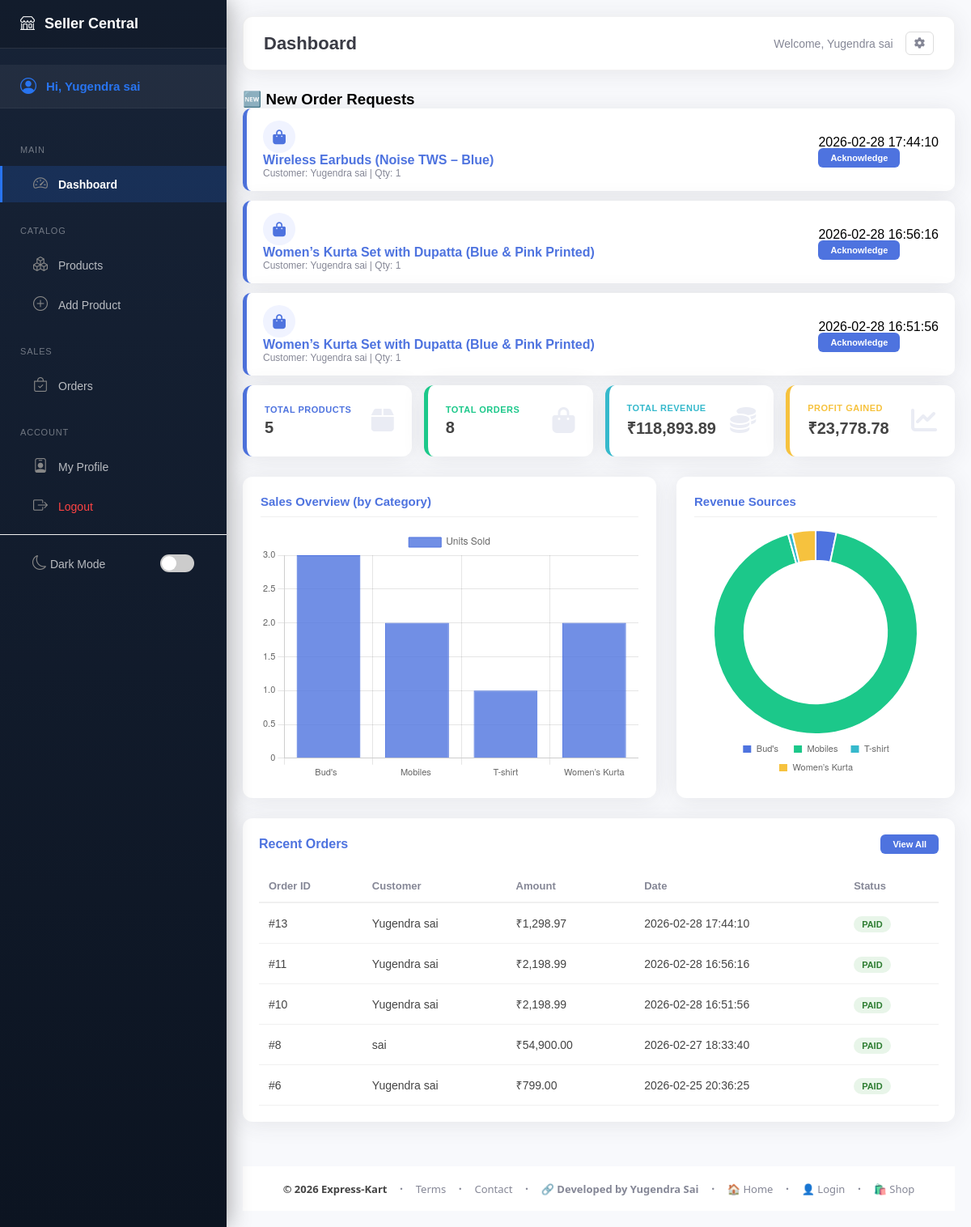
The page /merchant/dashboard (signed in) on the database as committed earlier.
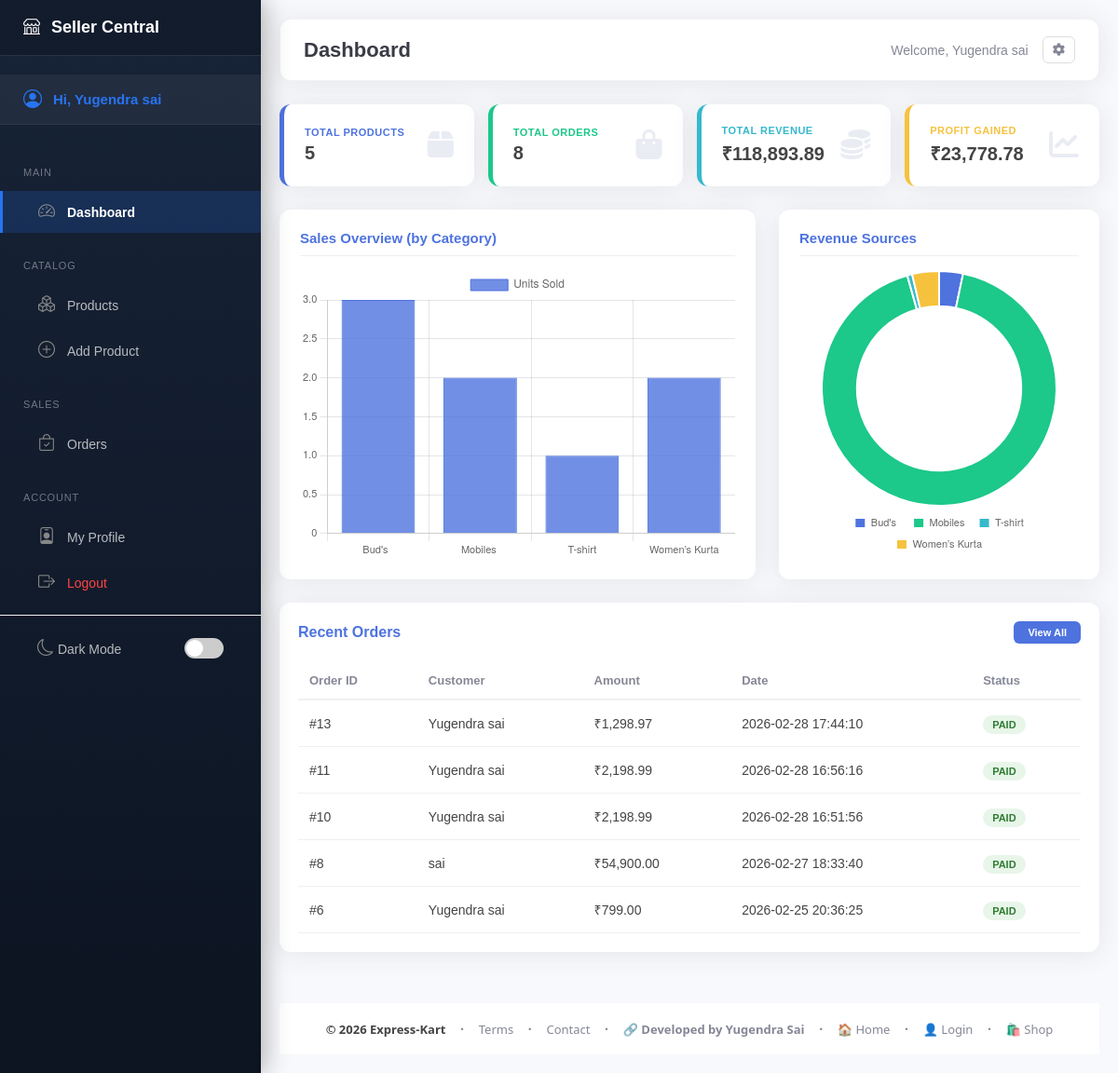
The same page on the database as committed later.
### tables this page shows
CREATE TABLE users (
        user_id INTEGER PRIMARY KEY AUTOINCREMENT,
        name TEXT NOT NULL,
        email TEXT UNIQUE NOT NULL,
        password TEXT NOT NULL
    , status TEXT DEFAULT 'active');

CREATE TABLE order_items (
        item_id INTEGER PRIMARY KEY AUTOINCREMENT,
        order_id INTEGER,
        product_id INTEGER,
        product_name TEXT,
        quantity INTEGER,
        price REAL, is_seen INTEGER DEFAULT 0,
        FOREIGN KEY (order_id) REFERENCES orders (order_id),
        FOREIGN KEY (product_id) REFERENCES products (product_id)
    );

CREATE TABLE orders (
        order_id INTEGER PRIMARY KEY AUTOINCREMENT,
        user_id INTEGER,
        razorpay_order_id TEXT,
        razorpay_payment_id TEXT,
        amount REAL,
        payment_status TEXT,
        created_at DATETIME DEFAULT CURRENT_TIMESTAMP, address TEXT,
        FOREIGN KEY (user_id) REFERENCES users (user_id)
    );

### app.py (the view)
@app.route('/merchant/dashboard')
def merchant_dashboard():
    auth_check = merchant_or_admin_required()
    if auth_check: return auth_check
    if 'merchant_id' not in session and 'super_id' in session:
        return redirect('/super-admin/dashboard')
    admin_id = session['merchant_id']
    conn = get_db_connection()
    cursor = conn.cursor()
    cursor.execute("SELECT COUNT(*) FROM products WHERE admin_id = ?", (admin_id,))
    total_products = cursor.fetchone()[0]
    cursor.execute("""
        SELECT COUNT(DISTINCT oi.order_id), SUM(oi.price * oi.quantity)
        FROM order_items oi
        JOIN products p ON oi.product_id = p.product_id
        WHERE p.admin_id = ?
    """, (admin_id,))
    row = cursor.fetchone()
    total_orders = row[0] or 0
    total_revenue = row[1] or 0
    total_profit = round(total_revenue * 0.2, 2)
    cursor.execute("SELECT SUM(stock) FROM products WHERE admin_id = ?", (admin_id,))
    total_stock = cursor.fetchone()[0] or 0
    cursor.execute("""
        SELECT o.*, u.name as customer_name
        FROM orders o
        JOIN order_items oi ON o.order_id = oi.order_id
        JOIN products p ON oi.product_id = p.product_id
        JOIN users u ON o.user_id = u.user_id
        WHERE p.admin_id = ?
        GROUP BY o.order_id
        ORDER BY o.created_at DESC LIMIT 5
    """, (admin_id,))
    recent_orders = cursor.fetchall()
    cursor.execute("""
        SELECT p.category, SUM(oi.quantity) as total_sold
        FROM order_items oi
        JOIN products p ON oi.product_id = p.product_id
        WHERE p.admin_id = ?
        GROUP BY p.category
    """, (admin_id,))
    sales_data = cursor.fetchall()
    categories = [row['category'] for row in sales_data]
    sold_counts = [row['total_sold'] for row in sales_data]
    cursor.execute("""
        SELECT p.category, SUM(oi.price * oi.quantity) as revenue
        FROM order_items oi
        JOIN products p ON oi.product_id = p.product_id
        WHERE p.admin_id = ?
        GROUP BY p.category
    """, (admin_id,))
    revenue_data = cursor.fetchall()
    revenue_labels = [row['category'] for row in revenue_data]
    revenue_values = [row['revenue'] for row in revenue_data]
    cursor.execute("""
        SELECT oi.*, p.name as product_name, o.created_at, u.name as customer_name
        FROM order_items oi
        JOIN products p ON oi.product_id = p.product_id
        JOIN orders o ON oi.order_id = o.order_id
        JOIN users u ON o.user_id = u.user_id
        WHERE p.admin_id = ? AND oi.is_seen = 0
        ORDER BY o.created_at DESC
    """, (admin_id,))
    notifications = cursor.fetchall()
    cursor.close()
    conn.close()
    return render_template("merchant/dashboard.html",
                           total_products=total_products,
                           total_orders=total_orders,
                           total_revenue=total_revenue,
                           total_profit=total_profit,
                           total_stock=total_stock,
                           recent_orders=recent_orders,
                           categories=categories,
                           sold_counts=sold_counts,
                           revenue_labels=revenue_labels,
                           revenue_values=revenue_values,
                           notifications=notifications)

### templates/merchant/dashboard.html (shortened to what this page needs)
{% extends 'base.html' %}
{% block content %}
<div class="dash-content-wrap">
  <div class="header">
    <h1>Dashboard</h1>
    <div class="user-info">
      <span>Welcome, {{ session['merchant_name'] }}</span>
      <button class="btn-settings"><i class="fas fa-cog"></i></button>
    </div>
  </div>
  <div class="dashboard-inner">
    {% if notifications %}
    <div class="notifications-section">
      <h3>🆕 New Order Requests</h3>
      <div class="notes-grid">
        {% for note in notifications %}
        <div class="note-card">
          <div class="note-left">
            <div class="note-icon"><i class="fas fa-shopping-bag"></i></div>
            <div class="note-info">
              <div class="note-title">{{ note.product_name }}</div>
              <div class="note-meta">Customer: {{ note.customer_name }} | Qty: {{ note.quantity }}</div>
            </div>
          </div>
          <div class="note-right">
            <div class="note-time">{{ note.created_at }}</div>
            <a href="/merchant/mark-seen/{{ note.item_id }}" class="btn-ack">Acknowledge</a>
          </div>
        </div>
        {% endfor %}
      </div>
    </div>
    {% endif %}
    <div class="stats-grid">
      <div class="stat-card">
        <div>
          <div class="stat-title">Total Products</div>
          <div class="stat-value">{{ total_products }}</div>
        </div>
        <div class="stat-icon"><i class="fas fa-box"></i></div>
      </div>
      <div class="stat-card success">
        <div>
          <div class="stat-title">Total Orders</div>
          <div class="stat-value">{{ total_orders }}</div>
        </div>
        <div class="stat-icon"><i class="fas fa-shopping-bag"></i></div>
      </div>
      <div class="stat-card info">
        <div>
          <div class="stat-title">Total Revenue</div>
          <div class="stat-value">₹{{ "{:,.2f}".format(total_revenue) }}</div>
        </div>
        <div class="stat-icon"><i class="fas fa-coins"></i></div>
      </div>
      <div class="stat-card warning">
        <div>
          <div class="stat-title">Profit Gained</div>
          <div class="stat-value">₹{{ "{:,.2f}".format(total_profit) }}</div>
        </div>
        <div class="stat-icon"><i class="fas fa-chart-line"></i></div>
      </div>
    </div>
    <div class="charts-grid">
      <div class="chart-container">
        <div class="chart-header">
          <h3>Sales Overview (by Category)</h3>
        </div>
        <div class="chart-wrap">
          <canvas id="salesBarChart"></canvas>
        </div>
      </div>
      <div class="chart-container">
        <div class="chart-header">
          <h3>Revenue Sources</h3>
        </div>
        <div class="chart-wrap">
          <canvas id="revenuePieChart"></canvas>
        </div>
      </div>
    </div>
    <div class="table-container">
      <div class="table-header">
        <h3>Recent Orders</h3>
        <a href="/merchant/orders" class="btn-view-all">View All</a>
      </div>
      <table>
        <thead>
          <tr>
            <th>Order ID</th>
            <th>Customer</th>
            <th>Amount</th>
            <th>Date</th>
            <th>Status</th>
          </tr>
        </thead>
        <tbody>
          {% for order in recent_orders %}
          <tr>
            <td>#{{ order.order_id }}</td>
            <td>{{ order.customer_name }}</td>
            <td>₹{{ "{:,.2f}".format(order.amount) }}</td>
            <td>{{ order.created_at }}</td>
            <td><span class="status-badge status-paid">{{ order.payment_status }}</span></td>
          </tr>
          {% else %}
          <tr>
            <td colspan="5" style="text-align: center;">No orders yet.</td>
          </tr>
          {% endfor %}
        </tbody>
      </table>
    </div>
  </div>
</div>
{% endblock %}
{% block scripts %}
<script>
  (function () {
    var salesLabels = {{ categories | tojson
  }};
  var salesData = {{ sold_counts | tojson }};
  var pieLabels = {{ revenue_labels | tojson }};
  var pieData = {{ revenue_values | tojson }};
  var isMobile = window.innerWidth < 640;
  function trunc(str, n) {
    return str.length > n ? str.substr(0, n) + '…' : str;
  }
  var barLabels = isMobile ? salesLabels.map(function (l) { return trunc(l, 5); }) : salesLabels;
  var donutLabels = isMobile ? pieLabels.map(function (l) { return trunc(l, 8); }) : pieLabels;
  // Bar Chart
  new Chart(document.getElementById('salesBarChart').getContext('2d'), {
    type: 'bar',
    data: {
      labels: barLabels,
      datasets: [{
        label: 'Units Sold',
        data: salesData,
        backgroundColor: 'rgba(78,115,223,0.8)',
        borderColor: 'rgba(78,115,223,1)',
        borderWidth: 1
      }]
    },
    options: {
      responsive: true,
      maintainAspectRatio: false,
      scales: {
        y: { beginAtZero: true, ticks: { font: { size: isMobile ? 9 : 11 } } },
        x: {
          ticks: {
            autoSkip: false,
            maxRotation: isMobile ? 0 : 45,
            minRotation: 0,
            font: { size: isMobile ? 8 : 11 }
          }
        }
      }
    }
  });
  // Doughnut Chart
  new Chart(document.getElementById('revenuePieChart').getContext('2d'), {
    type: 'doughnut',
    data: {
      labels: donutLabels,
      datasets: [{
        data: pieData,
        backgroundColor: ['#4e73df', '#1cc88a', '#36b9cc', '#f6c23e', '#e74a3b', '#858796']
      }]
    },
    options: {
      maintainAspectRatio: false,
      plugins: {
        legend: {
          position: 'bottom',
          labels: {
            boxWidth: isMobile ? 8 : 12,
            font: { size: isMobile ? 8 : 11 },
            padding: isMobile ? 5 : 12
          }
        }
      },
      cutout: '70%'
    }
  });
  }) ();
</script>
{% endblock %}

### templates/base.html (shortened to what this page needs)
<!DOCTYPE html>
<html lang="en">
<head>
    <link rel="stylesheet" href="https://cdnjs.cloudflare.com/ajax/libs/font-awesome/6.4.0/css/all.min.css">
    <link rel="stylesheet" href="{{ url_for('static', filename='style.css') }}?v=1.2">
    <link rel="stylesheet" href="{{ url_for('static', filename='auth.css') }}?v=2.0">
    <link rel="stylesheet" href="https://cdn.jsdelivr.net/npm/bootstrap-icons@1.13.1/font/bootstrap-icons.min.css">
</head>
<body class="{% if request.path.startswith('/merchant/') %}merchant-body{% endif %}">
    {% if request.path.startswith('/merchant/') or request.path == '/merchant-login' or request.path ==
    '/merchant-signup' %}
    {% include 'merchant_navbar.html' %}
    {% else %}
    {% include 'navbar.html' %}
    {% endif %}
    <div class="container">
        {% block content %}{% endblock %}
        {% if request.path.startswith('/merchant/') %}
        {% include 'admin_footer.html' %}
        {% endif %}
    </div>
    {% block scripts %}{% endblock %}
</body>
</html>

### templates/merchant_navbar.html (shortened to what this page needs)
{% if session.get('merchant_id') %}
<div id="merchantSidebar" class="merchant-sidebar">
    <div class="sidebar-brand-wrap">
        <div class="d-flex align-items-center gap-2">
            <i class="bi bi-shop"></i>
            <span>Seller Central</span>
        </div>
    </div>
    <div class="sidebar-content">
        <a href="/merchant/profile" class="sidebar-user" style="text-decoration: none;">
            <i class="bi bi-person-circle"></i>
            <span>Hi, {{ session.get('merchant_name', 'Seller') }}</span>
        </a>
        <div class="sidebar-heading">Main</div>
        <a href="/merchant/dashboard"
            class="sidebar-link {% if request.path == '/merchant/dashboard' %}active{% endif %}">
            <i class="bi bi-speedometer2"></i> Dashboard
        </a>
        <div class="sidebar-heading">Catalog</div>
        <a href="/merchant/item-list"
            class="sidebar-link {% if request.path == '/merchant/item-list' %}active{% endif %}">
            <i class="bi bi-boxes"></i> Products
        </a>
        <a href="/merchant/add-item"
            class="sidebar-link {% if request.path == '/merchant/add-item' %}active{% endif %}">
            <i class="bi bi-plus-circle"></i> Add Product
        </a>
        <div class="sidebar-heading">Sales</div>
        <a href="/merchant/orders" class="sidebar-link {% if request.path == '/merchant/orders' %}active{% endif %}">
            <i class="bi bi-bag-check"></i> Orders
        </a>
        <div class="sidebar-heading">Account</div>
        <a href="/merchant/profile" class="sidebar-link {% if request.path == '/merchant/profile' %}active{% endif %}">
            <i class="bi bi-person-badge"></i> My Profile
        </a>
        <a href="/merchant-logout" class="sidebar-link logout">
            <i class="bi bi-box-arrow-right"></i> Logout
        </a>
        <div class="sidebar-divider" style="border-top: 1px solid rgba(255,255,255,0.08); margin: 12px 0;"></div>
        <div class="sidebar-link"
            style="display:flex; align-items:center; justify-content:space-between; cursor:default;">
            <span><i class="bi bi-moon"></i> Dark Mode</span>
            <label class="switch" style="margin:0;">
                <span class="slider"></span>
            </label>
        </div>
    </div>
</div>
{% endif %}

### templates/admin_footer.html (shortened to what this page needs)
<footer class="admin-footer-bar">
    <div class="admin-footer-inner">
        <span class="admin-footer-copy">© 2026 Express-Kart</span>
        <span class="admin-footer-sep">&nbsp;&middot;&nbsp;</span>
        <a href="#" class="admin-footer-link">Terms</a>
        <span class="admin-footer-sep">&nbsp;&middot;&nbsp;</span>
        <a href="https://mail.google.com/mail/?view=cm&to=yugendrasai797@gmail.com" target="_blank"
            class="admin-footer-link">Contact</a>
        <span class="admin-footer-sep">&nbsp;&middot;&nbsp;</span>
        <a href="https://mail.google.com/mail/?view=cm&to=yugendrasai797@gmail.com" target="_blank"
            class="admin-footer-link admin-footer-author">🔗 Developed by Yugendra Sai</a>
        <span class="admin-footer-sep desktop-only">&nbsp;&middot;&nbsp;</span>
        <a href="/" class="admin-footer-link admin-footer-nav">🏠 Home</a>
        <span class="admin-footer-sep">&nbsp;&middot;&nbsp;</span>
        <a href="/user-login" class="admin-footer-link admin-footer-nav">👤 Login</a>
        <span class="admin-footer-sep">&nbsp;&middot;&nbsp;</span>
        <a href="/user/products" class="admin-footer-link admin-footer-nav">🛍️ Shop</a>
    </div>
</footer>

Rows that differ between the two databases and show on the page:
no longer on this page (row edited): order_items: product_name "Wireless Earbuds (Noise TWS – Blue)", customer_name "Yugendra sai", quantity "1", created_at "2026-02-28 17:44:10"
no longer on this page (row edited): order_items: product_name "Women’s Kurta Set with Dupatta (Blue & Pink Printed)", customer_name "Yugendra sai", quantity "1", created_at "2026-02-28 16:56:16"
no longer on this page (row edited): order_items: product_name "Women’s Kurta Set with Dupatta (Blue & Pink Printed)", customer_name "Yugendra sai", quantity "1", created_at "2026-02-28 16:51:56"
Other text that changed with them:
text no longer shown: "🆕 New Order Requests"
